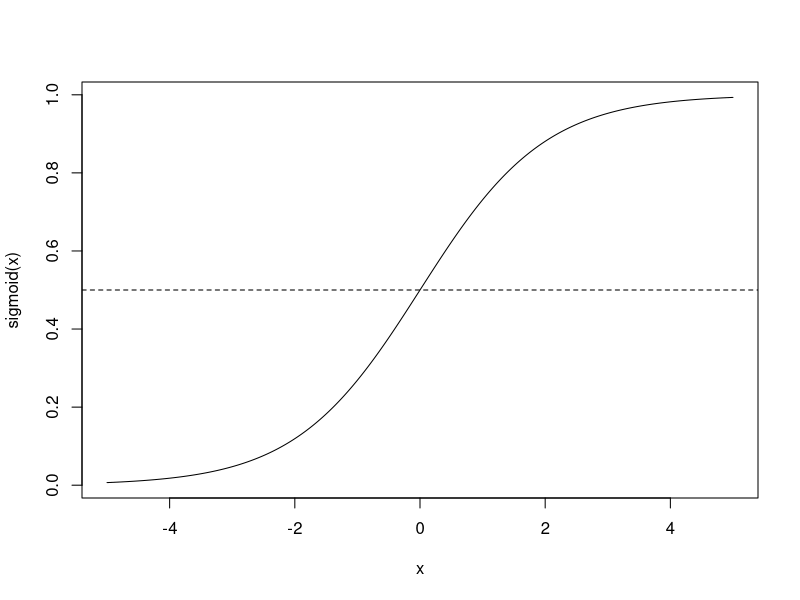

The R script that drew this image: (Note: this script raises an error after producing the figure.)
## ---- chunk 1
sigmoid <- function(z){
  res <- 1 / (1 + exp(-z))
  res
}
## ---- chunk 2
x <- seq(-5,5,length.out = 1000)
y <- sigmoid(x)
plot(x,y, xlab = "x", ylab = "sigmoid(x)",type="l")
abline(h = 0.5,lty=2)
## ---- chunk 3
knitr::include_graphics('img/gradient-descent-example.png')
## ---- chunk 4
knitr::include_graphics('img/surface-plot.png')
## ---- chunk 5
knitr::include_graphics('img/log-entropy-cost.png')
## ---- chunk 6
data <- read.csv("data/Advertising-Radio.csv",header=TRUE)
## ---- chunk 7
head(data)
## ---- chunk 8
plot(data$radio,data$sales,xlab= "Radio", ylab = "Sales", col="dodgerblue",pch=20)
## ---- chunk 9
simple_regress <- function(features,weight,bias){
  return(weight*features + bias)
}
## ---- chunk 10
cost_function <- function(features,targets,weight,bias){
  num_items <- length(targets)
  total_error <- 0
  for(i in seq_along(1:num_items)){
    total_error <- total_error + (targets[i] - (weight * features[i] + bias))^2
  }
  return(total_error/num_items)
}
## ---- chunk 11
update_weight <- function(features,targets,weight,bias,learning_rate){
  delta_weight <- 0
  delta_bias <- 0
  num_items <- length(targets)
  
  for(i in seq_along(1:num_items)){
    #Calculate gradients
    error <- (targets[i] - (weight * features[i] + bias))
    delta_weight <- delta_weight + -2 * features[i] *  error
    delta_bias <- delta_bias + -2 * error

  }
  
  weight <- weight - learning_rate * (delta_weight/num_items)
  bias <- bias - learning_rate * (delta_bias/num_items)
  

  
  res <- c(weight,bias)
  res
}
## ---- chunk 12
train <- function(features,targets,weight,bias,learning_rate,iters){
  cost_history <- numeric(iters)
  coef_history <- list()
  
  for(i in seq_along(1:iters)){
    tmp_coef <- update_weight(features,targets,weight,bias,learning_rate)
    weight <- tmp_coef[1]
    bias <- tmp_coef[2]
    coef_history[[i]] <- c(bias,weight)
    cost <- cost_function(features,targets,weight = weight, bias = bias)
    cost_history[i] <- cost
    
    if(i == 1 | i %% 10 == 0){
       cat("iter: ", i, "weight: ", weight, "bias: ", bias, "cost: ", cost, "\n")
    }
   
  }
  res <- list(Weight = weight, Bias = bias, Cost = cost_history,Coefs = coef_history)
  res
}

fit <- train(features = data$radio,targets = data$sales,weight = 0.03, bias = 0.0014, learning_rate = 0.001,iters = 30)
## ---- chunk 13
plot(data$radio,data$sales,xlab= "Radio", ylab = "Sales", col="dodgerblue",pch=20,main="Final Plot With Coefficient History")
for(i in 1:30){
  abline(coef=fit$Coefs[[i]], col = rgb(0.8,0,0,0.3))
}
abline(coef = c(fit$Bias,fit$Weight),col="red")
## ---- chunk 14
plot(fit$Cost,type="l",col="blue", xlab = "Iteration",ylab="Cost",main = "Error Rate Per Iteration")
## ---- chunk 15
multi_data <- read.csv("data/Advertising.csv", header = TRUE)
head(multi_data)
## ---- chunk 16
# Code for panel.cor found at https://www.r-bloggers.com/scatter-plot-matrices-in-r/

panel.cor <- function(x, y, digits = 2, cex.cor, ...)
{
  usr <- par("usr"); on.exit(par(usr))
  par(usr = c(0, 1, 0, 1))
  # correlation coefficient
  r <- cor(x, y)
  txt <- format(c(r, 0.123456789), digits = digits)[1]
  txt <- paste("r= ", txt, sep = "")
  text(0.5, 0.6, txt)

  # p-value calculation
  p <- cor.test(x, y)$p.value
  txt2 <- format(c(p, 0.123456789), digits = digits)[1]
  txt2 <- paste("p= ", txt2, sep = "")
  if(p<0.01) txt2 <- paste("p= ", "<0.01", sep = "")
  text(0.5, 0.4, txt2)
}

pairs(multi_data[,2:5],lower.panel = panel.smooth, upper.panel = panel.cor)
## ---- chunk 17
multi_cost <- function(features,target,theta){
  sum((features %*% theta - target)^2) / (2*length(target))
}
## ---- chunk 18
multi_train <- function(features,target,theta,learn_rate,iters){
  cost_history <- double(iters)
  for(i in seq_along(cost_history)){
    error <- (features %*% theta - target)
    delta <- t(features) %*% error / length(target)
    theta <- theta  - learn_rate * delta
    cost_history[i] <- multi_cost(features,target,theta)
  }
  
  res <- list(Coefs = theta, Costs = cost_history)
  res
}
  

## ---- chunk 19
normalize_data <- function(data){
  cols <- ncol(data)
  for(i in 1:cols){
    tmp_mean <- mean(data[,i])
    tmp_range <- range(data[,i])[2] - range(data[,i])[1]
    res <- (data[,i] - tmp_mean) / tmp_range
    data[,i] <- res
  }
  data
}
## ---- chunk 20
multi_features <- multi_data[,2:4]
multi_features <- normalize_data(multi_features)
multi_target <- multi_data[,5]
features_matrix <- cbind(1,as.matrix(multi_features))
theta <- matrix(0,nrow=ncol(features_matrix))
rownames(theta) <- c("Intercept",names(multi_features))
num_iters <- 1000
learn_rate <- 0.0005
multi_fit <- multi_train(features_matrix,multi_target,theta,learn_rate,num_iters)
multi_fit$Coefs
plot(multi_fit$Costs,type="l",col="blue",xlab="Iteration",ylab="Cost",main="Error Rate Per Iteration")
test_fit <- lm(sales ~ TV + radio + newspaper, data = multi_data)
## ---- chunk 21
log_data <- read.csv("data/data_classification.csv",header=TRUE)
head(log_data)
## ---- chunk 22
color_vec <- ifelse(log_data$passed==1,"orange","blue")
plot(log_data$slept,log_data$studied,col=color_vec,xlab="Hours Slept",ylab="Hours Studied")
legend("topright",c("Pass","Fail"),col=c("orange","blue"),pch=c(1,1))
## ---- chunk 23
log_predict <- function(features, theta){
  z <- features %*% theta
  res <- sigmoid(z)
  res
}
## ---- chunk 24
log_cost <- function(features, theta, targets){
  m <- length(targets)
  g <- log_predict(features,theta)
  res <- (1/m) * sum((-targets * log(g)) - ((1-targets) * log(1-g)))
  res
}
## ---- chunk 25
log_train <- function(features,theta,targets,learn_rate, iters){
    cost_history <- double(iters)
  for(i in seq_along(cost_history)){
    preds <- log_predict(features,theta)
    error <- (preds - targets)
    delta <- t(features) %*% error / length(targets)
    theta <- theta  - learn_rate * delta
    cost <- log_cost(features,theta,targets)
    cost_history[i] <- cost
    
    if(i == 1 | i %% 1000 == 0){
       cat("iter: ", i, "cost: ", cost, "\n")
    }
  }
  
  res <- list(Coefs = theta, Costs = cost_history)
  res
}
## ---- chunk 26
boundary <- function(prob){
  res <- ifelse(prob>=.5,1,0)
  res
}
## ---- chunk 27
log_accuracy <- function(preds,targets){
  diff <- preds - targets
  res <- 1 - sum(diff)/length(diff)
}
## ---- chunk 28
log_features <- log_data[,1:2]
log_targets <- log_data[,3]
log_design <- cbind(1,as.matrix(log_features))
log_theta <- matrix(0,nrow=ncol(log_design))
rownames(log_theta) <- c("Intercept",names(log_features))
learn_rate <- 0.02
num_iters <- 3000
log_fit <- log_train(log_design,log_theta,log_targets,learn_rate,num_iters)
log_fit$Coefs
plot(log_fit$Costs,type="l",col="blue")
predictions <- log_predict(log_design,log_fit$Coefs)
classifications <- boundary(predictions)
fit_accuracy <- log_accuracy(classifications,log_targets)
fit_accuracy
## ---- chunk 29
plot(predictions,col=color_vec)
abline(h=0.5,lty=2)
title("Actual Classification vs Predicted Probability")
legend("topright",c("Pass","Fail"),col=c("orange","blue"),pch=c(1,1),horiz = TRUE)
## ---- chunk 30
knitr::include_graphics('img/stat-learn-4.4.png')
## ---- chunk 31
knitr::include_graphics('img/applied-pred-Ch12Fig06.png')
## ---- chunk 32
lda_data <- read.csv("data/lda-toy.csv",header=TRUE)
head(lda_data)
col_vec <- ifelse(lda_data$y==0,"orange","blue")
plot(1:40,lda_data$x,xlab = "predictor",ylab = "value", col = col_vec)
## ---- chunk 33
num_class <- 2
ldazero_index <- which(lda_data$y==0)
prob_zero <- length(lda_data$y[ldazero_index])/length(lda_data$y)
prob_zero
prob_one <- length(lda_data$y[-ldazero_index])/length(lda_data$y)
prob_one
mu_zero <- sum(lda_data$x[ldazero_index])/length(lda_data$x[ldazero_index])
mu_zero
mu_one <- sum(lda_data$x[-ldazero_index])/length(lda_data$x[-ldazero_index])
mu_one
squaredev_zero <- sum((lda_data$x[ldazero_index]-mu_zero)^2)
squaredev_one <- sum((lda_data$x[-ldazero_index]-mu_one)^2)
squaredev_zero
squaredev_one
lda_var <- 1/(length(lda_data$x) - num_class) * sum(squaredev_one,squaredev_zero)
lda_var
## ---- chunk 34
disc_score <- function(x,mu,sigma,prob){
 res <- (x*(mu/sigma)) - (mu^2/(2*sigma)) + log(prob)
 res
}
disc_score(lda_data$x[1],mu_zero,lda_var,prob_zero)
disc_score(lda_data$x[1],mu_one,lda_var,prob_one)
## ---- chunk 35
score_zero <- disc_score(lda_data$x,mu_zero,lda_var,prob_zero)
score_one <- disc_score(lda_data$x,mu_one,lda_var,prob_one)
preds <- numeric(length(lda_data$x))
for(i in seq_along(preds)){
  if(score_zero[i] > score_one[i]){
    next
  }
  else{
    preds[i] <- 1
  }
}
table(lda_data$y,preds)
